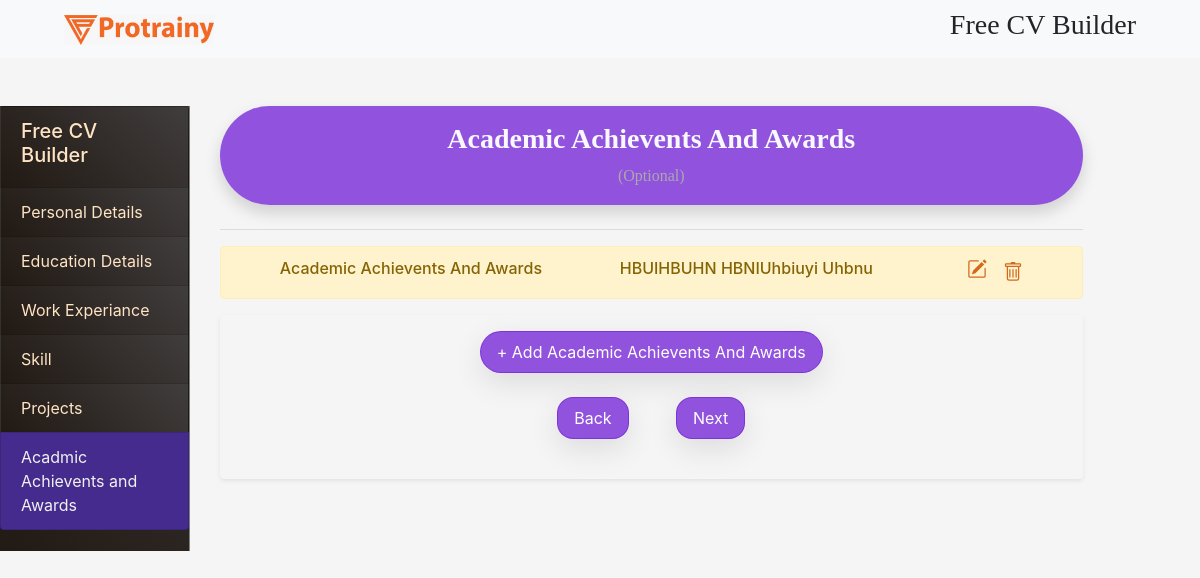
The app's page /extra, older data.
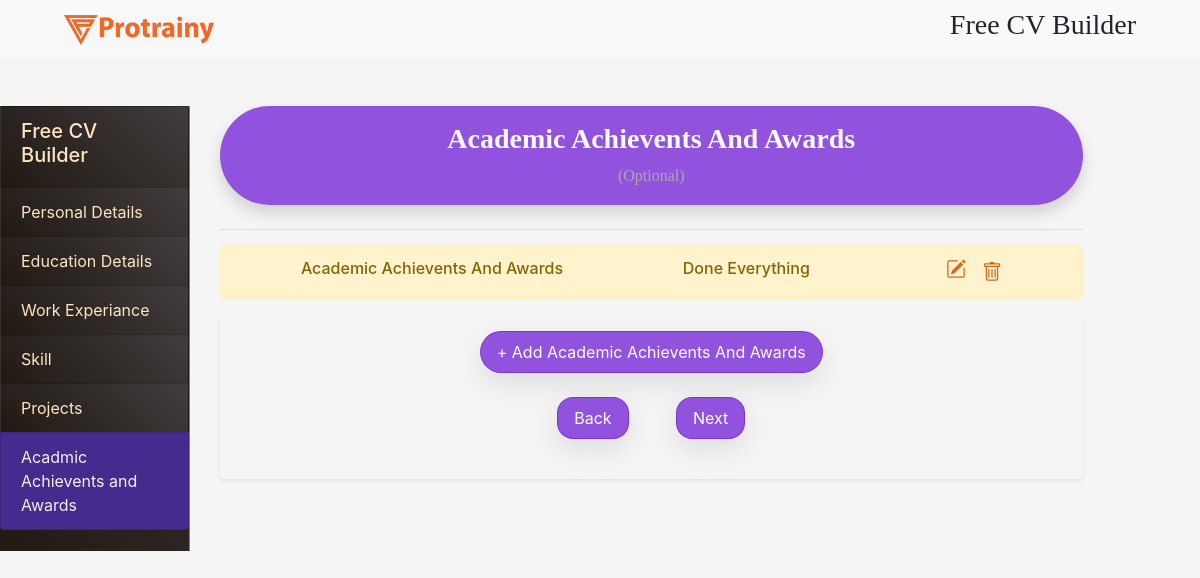
The same page, newer data.
### resume_maker/models.py (models this page shows, shortened)
class Achievements(models.Model):
    person = models.ForeignKey(Person,on_delete=models.CASCADE)
    achievement = models.TextField()

### resume_maker/views.py (the view)
# urls.py: path('extra', views.ext, name='academic'),
def ext(request,id = None):
    show = True
    person = Person.objects.last()
    ach = Achievements.objects.filter(person = person)
    if request.method == "POST":
        next=True
        form = AchievementsForm(request.POST)
        if form.is_valid():
            cd = form.cleaned_data
            achievement= cd.get('achievement')
            data = Achievements(achievement = achievement,person = person)
            temp = Achievements.objects.filter(achievement = achievement,person = person)
            if temp.exists():
                temp.update(achievement = achievement,person = person)
            else:
                data.save()
            show = True
            form = AchievementsForm()
            return render(request,"extra.html",{'next':next,"ach":form,"data":ach, "show":show})
    else:
        form = AchievementsForm()
        next=False
    return render(request,"extra.html", { 'next':next,"ach" : form, "show":show,"data":ach})

### templates/extra.html (shortened to what the changed rows need)
{% extends "getinput.html" %}
{% load crispy_forms_tags %}
{% block content %}
    <main class="row">
        <section class="col-md-9 my-4 col-sm-12">
            <div class="container">
                {% with count=1 %}
                    {% for i in data %}
                        <div id="del{{ forloop.counter }}">
                            <div class="alert alert-warning" role="alert">
                                <div class="d-flex justify-content-around flex-wrap ">
                                    <div class="d-flex flex-column justify-content-between flex-wrap ">
                                        <h6 class="text-capitalize">Academic Achievents And Awards</h6>
                                    </div>
                                    <div class="d-flex flex-column justify-content-between flex-wrap ">
                                        <h6 class="text-capitalize adjusttext">{{ i.achievement }}</h6>
                                    </div>
                                    <div class="d-flex flex-wrap " style="max-width: 200px">
                                        <svg data-toggle="modal" data-target="#exampleModalCenter{{ forloop.counter }}"
                                             xmlns="http://www.w3.org/2000/svg" width="20" height="20"
                                             fill="currentColor"
                                             class="bi bi-pencil-square mx-3" viewBox="0 0 16 16">
                                            <path d="M15.502 1.94a.5.5 0 0 1 0 .706L14.459 3.69l-2-2L13.502.646a.5.5 0 0 1 .707 0l1.293 1.293zm-1.75 2.456l-2-2L4.939 9.21a.5.5 0 0 0-.121.196l-.805 2.414a.25.25 0 0 0 .316.316l2.414-.805a.5.5 0 0 0 .196-.12l6.813-6.814z"/>
                                            <path fill-rule="evenodd"
                                                  d="M1 13.5A1.5 1.5 0 0 0 2.5 15h11a1.5 1.5 0 0 0 1.5-1.5v-6a.5.5 0 0 0-1 0v6a.5.5 0 0 1-.5.5h-11a.5.5 0 0 1-.5-.5v-11a.5.5 0 0 1 .5-.5H9a.5.5 0 0 0 0-1H2.5A1.5 1.5 0 0 0 1 2.5v11z"/>
                                        </svg>
                                        <a href="/extra/{{ i.id }}">
                                        </a>
                                    </div>
                                </div>
                            </div>
                        </div>
                    {% endfor %}
                {% endwith %}
            </div>
        </section>
    </main>
{% endblock %}

Row changes from the older to the newer data that the page shows:
no longer on this page (row unchanged): Achievements: achievement "HBUIHBUHN HBNIUhbiuyi Uhbnu"
added Achievements: achievement "Done Everything"
